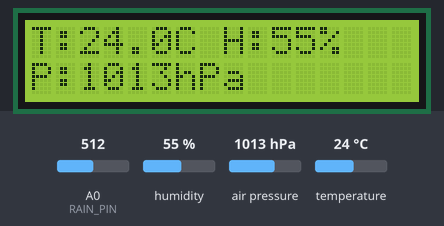
A sketch run on a simulated Arduino Uno, built with avr-gcc and run on an emulated ATmega328P. On the bench: 16×2 character LCD. The test bench sets the inputs (shaded band); at power-on: A0 (RAIN_PIN) = 512, humidity 55 %, air pressure 1013 hPa, temperature 24 °C. Storage starts empty; what the sketch prints to the serial monitor is not drawn.

Above: at 3.3 s.
3.4 s: A0 (RAIN_PIN) set to 490
At 11.9 s:
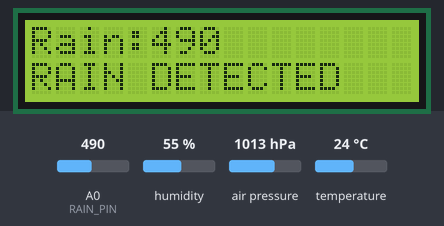
15.4 s: humidity set to 22 %
At 21.0 s:
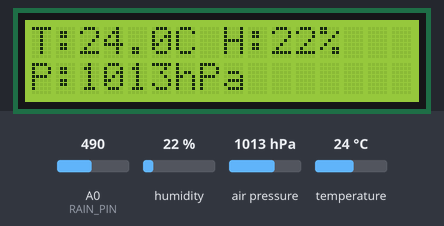
25.0 s: air pressure set to 952 hPa
At 27.2 s:
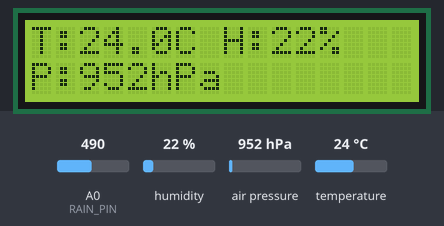
31.8 s: temperature set to 12 °C
At 33.4 s:
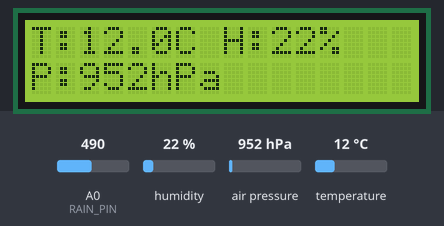
38.6 s: air pressure set to 975 hPa
At 39.7 s:
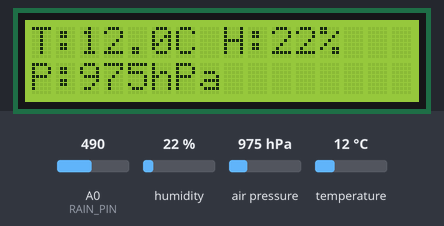
45.4 s: A0 (RAIN_PIN) set to 510
At 54.5 s:
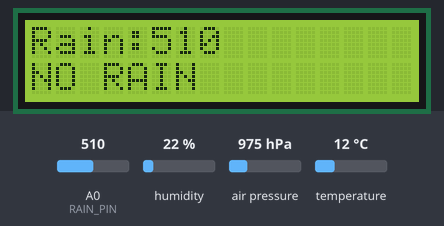
Timing chart, 0 to 56.0 s (numbered marks = the images above; inputs shaded):
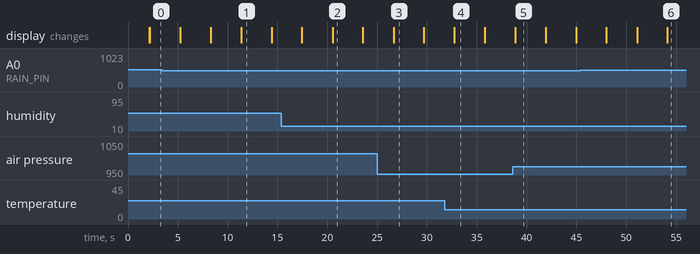

Measured:
- after the input at 3.4 s, the display: first differs from a run without the input after 7.9 s (image 1)
- after the input at 15.4 s, the display: first differs from a run without the input after 5.1 s (image 2)
- after the input at 25.0 s, the display: changes after 1.7 s (image 3)
- after the input at 31.8 s, the display: changes after 0.96 s (image 4)
- after the input at 38.6 s, the display: changes after 0.27 s (image 5)
- after the input at 45.4 s, the display: first differs from a run without the input after 8.7 s (image 6)
- what the display in image 1 shows lasts 3.1 s, from 11.3 s to 14.4 s

The sketch:

weather_station.ino
```cpp
#include <Wire.h>
#include <SPI.h>
#include <SD.h>
#include <DHT.h>
#include <Adafruit_BMP280.h>
#include <LiquidCrystal_I2C.h>

// ---------------- PIN DEFINITIONS ----------------
#define DHTPIN 2
#define DHTTYPE DHT22

#define RAIN_PIN A0
#define SD_CS 10

// ---------------- OBJECTS ----------------
DHT dht(DHTPIN, DHTTYPE);
Adafruit_BMP280 bmp;
LiquidCrystal_I2C lcd(0x27, 16, 2);

// ---------------- VARIABLES ----------------
float temperature;
float humidity;
float pressure;
int rainValue;

void setup() {

  Serial.begin(9600);

  // Start DHT22
  dht.begin();

  // Start I2C
  Wire.begin();

  // Start LCD
  lcd.init();
  lcd.backlight();

  lcd.setCursor(0, 0);
  lcd.print("Weather Station");
  lcd.setCursor(0, 1);
  lcd.print("Starting...");
  delay(2000);

  // Start BMP280
  if (!bmp.begin(0x76)) {

    // Try alternative BMP280 address
    if (!bmp.begin(0x77)) {

      Serial.println("BMP280 not found!");

      lcd.clear();
      lcd.setCursor(0, 0);
      lcd.print("BMP280 ERROR");
      delay(2000);
    }
  }

  // Start SD card
  if (!SD.begin(SD_CS)) {

    Serial.println("SD Card Failed!");

    lcd.clear();
    lcd.setCursor(0, 0);
    lcd.print("SD Card Error");
    delay(2000);

  } else {

    Serial.println("SD Card OK");

    // Create file if it doesn't exist
    if (!SD.exists("weather.csv")) {

      File dataFile = SD.open("weather.csv", FILE_WRITE);

      if (dataFile) {
        dataFile.println("Temperature,Humidity,Pressure,Rain");
        dataFile.close();
      }
    }
  }

  lcd.clear();
}

void loop() {

  // ---------------- READ DHT22 ----------------

  humidity = dht.readHumidity();
  temperature = dht.readTemperature();

  // Check DHT22
  if (isnan(humidity) || isnan(temperature)) {

    Serial.println("DHT22 Error");

    lcd.clear();
    lcd.setCursor(0, 0);
    lcd.print("DHT22 ERROR");

    delay(2000);
    return;
  }

  // ---------------- READ BMP280 ----------------

  pressure = bmp.readPressure() / 100.0;

  // ---------------- READ RAIN SENSOR ----------------

  rainValue = analogRead(RAIN_PIN);

  // ---------------- SERIAL MONITOR ----------------

  Serial.println("------------------------");

  Serial.print("Temperature: ");
  Serial.print(temperature);
  Serial.println(" C");

  Serial.print("Humidity: ");
  Serial.print(humidity);
  Serial.println(" %");

  Serial.print("Pressure: ");
  Serial.print(pressure);
  Serial.println(" hPa");

  Serial.print("Rain Sensor: ");
  Serial.println(rainValue);

  // ---------------- LCD DISPLAY ----------------

  lcd.clear();

  lcd.setCursor(0, 0);
  lcd.print("T:");
  lcd.print(temperature, 1);
  lcd.print("C ");

  lcd.print("H:");
  lcd.print(humidity, 0);
  lcd.print("%");

  lcd.setCursor(0, 1);
  lcd.print("P:");
  lcd.print(pressure, 0);
  lcd.print("hPa");

  delay(3000);

  // ---------------- SECOND LCD SCREEN ----------------

  lcd.clear();

  lcd.setCursor(0, 0);
  lcd.print("Rain:");
  lcd.print(rainValue);

  lcd.setCursor(0, 1);

  // Adjust this threshold after testing
  if (rainValue < 500) {
    lcd.print("RAIN DETECTED");
  } else {
    lcd.print("NO RAIN");
  }

  // ---------------- SAVE TO SD CARD ----------------

  File dataFile = SD.open("weather.csv", FILE_WRITE);

  if (dataFile) {

    dataFile.print(temperature);
    dataFile.print(",");

    dataFile.print(humidity);
    dataFile.print(",");

    dataFile.print(pressure);
    dataFile.print(",");

    dataFile.println(rainValue);

    dataFile.close();

    Serial.println("Data saved to SD card");

  } else {

    Serial.println("Error opening weather.csv");
  }

  delay(3000);
}
```
